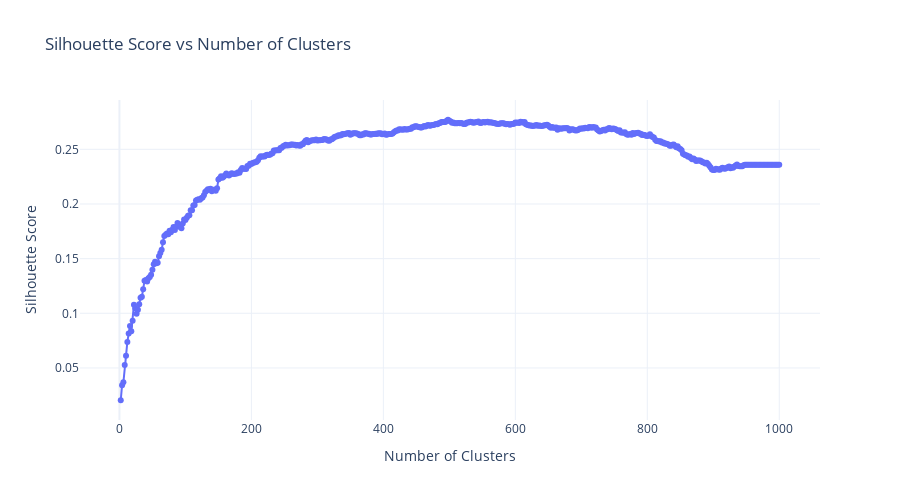

The code cell stored with this chart in its notebook:
### Code cell
# Calculate silhouette scores for different k values
from sklearn.metrics import silhouette_score

silhouette_results = []
for n_clusters in range(2, max_num_clusters + 1, 2):
    experiments_pipeline = Pipeline(
        steps=[
            ("preprocess", preprocessor),
            ("kmeans", KMeans(n_clusters=n_clusters, random_state=42, n_init="auto")),
        ]
    )
    experiments_pipeline.fit(title_df)
    title_features = preprocessor.transform(title_df)
    labels = experiments_pipeline.predict(title_df)
    silhouette_avg = silhouette_score(title_features, labels)
    silhouette_results.append((n_clusters, silhouette_avg))
silhouette_results_df = pd.DataFrame(
    silhouette_results, columns=["n_clusters", "silhouette_score"]
)
fig = px.line(
    silhouette_results_df,
    x="n_clusters",
    y="silhouette_score",
    title="Silhouette Score vs Number of Clusters",
    markers=True,
    hover_data=["n_clusters", "silhouette_score"],
)
fig.update_layout(
    xaxis_title="Number of Clusters",
    yaxis_title="Silhouette Score",
    template="plotly_white",
    width=900,
    height=500,
)
fig.show()

### Figure 1 — Plotly figure (JSON) as saved in the notebook; plotly's stock layout.template omitted (floating-point values rounded to 4 significant figures; data arrays with more than 128 entries replaced by an {"elided": "..."} marker saying what was removed)
{"data": [{"hovertemplate": "n_clusters=%{x}<br>silhouette_score=%{y}<extra></extra>", "legendgroup": "", "line": {"color": "#636efa", "dash": "solid"}, "marker": {"symbol": "circle"}, "mode": "lines+markers", "name": "", "orientation": "v", "showlegend": false, "type": "scatter", "x": {"elided": "500 int values"}, "xaxis": "x", "y": {"elided": "500 float values"}, "yaxis": "y"}], "layout": {"height": 500, "legend": {"tracegroupgap": 0}, "title": {"text": "Silhouette Score vs Number of Clusters"}, "width": 900, "xaxis": {"anchor": "y", "domain": [0, 1], "title": {"text": "Number of Clusters"}}, "yaxis": {"anchor": "x", "domain": [0, 1], "title": {"text": "Silhouette Score"}}}}
